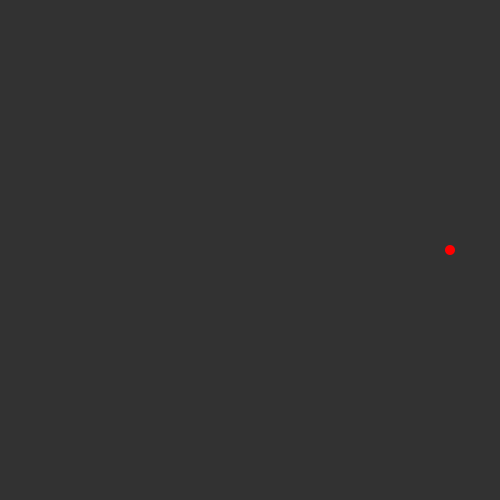
Frame 1 (no input)
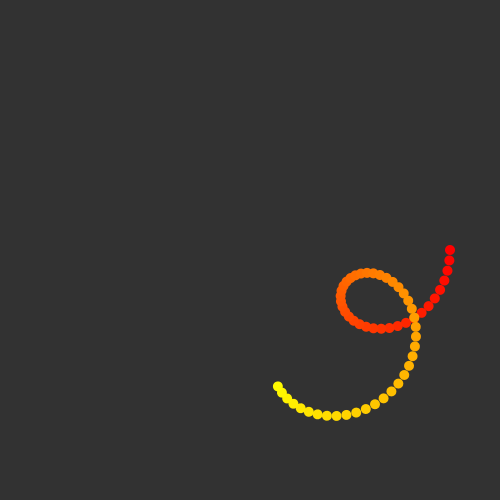
Frame 60 (the mouse pressed at the canvas centre just before this capture)
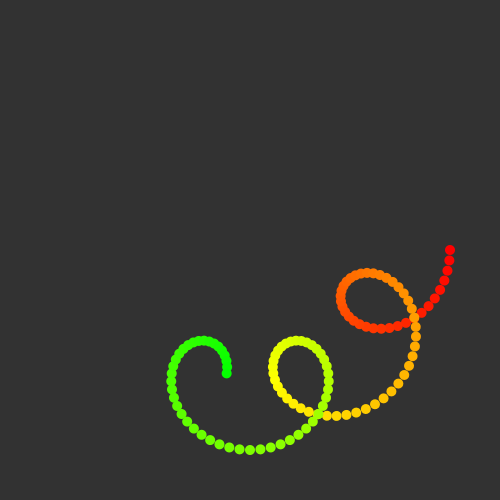
Frame 120 (the mouse held since frame 60 and released just before this capture)

The Processing sketch that drew these frames (run headless with seeded random() and noise(); from frame 60 on, the mouse is pressed at the canvas centre):

// Processing sketch: processing_165704
// ── processing_165704.pde

float x, y;
int mini_radius = 50;
int mini_angle = 0;

int max_angle = 0;

void setup() {
  frameRate(120);
  size(500, 500);
  background(50);
  colorMode(HSB, 360, 100, 100);
}

void draw() {
  translate(250, 250);
  rotate(radians(max_angle));
  
  x = cos(radians(mini_angle)) * mini_radius + 150;
  y = sin(radians(mini_angle)) * mini_radius;
  fill(max_angle % 360, 100, 100);
  noStroke();
  ellipse(x, y, 10, 10);
  
  mini_angle += 8;
  
  max_angle++;
  
  if (max_angle == 360) {
    noLoop();
  }
}
